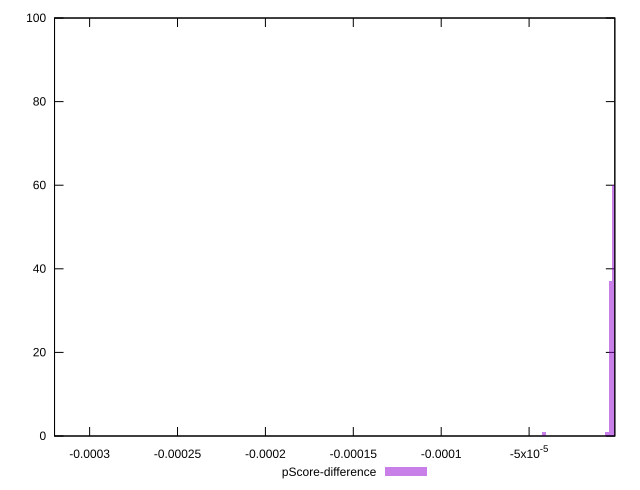

Reproduce this figure in gnuplot.
reset

$pScoreDifference <<EOF
-0.000003774507815598472 37
-0.000001887253907799236 60
-0.00032083316432587015 1
-0.00004151958597158319 1
-0.000005661761723397708 1
EOF

set key outside below
set boxwidth 0.000001887253907799236
set xrange [-0.00031996242119536333:-0.0000012323952852666409]
set yrange [0:100]
set trange [0:100]
set style fill transparent solid 0.5 noborder
set terminal svg size 640, 490 enhanced background rgb 'white'
set output "report_00026_2021-02-22T21:38:55.199Z/bootup-time/samples/pages+cached+noadtech/pScore-difference/histogram.svg"

plot $pScoreDifference title "pScore-difference" with boxes

reset
